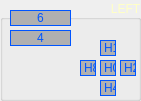
    <widget class="QGroupBox" name="groupBox_2">
     <property name="geometry">
      <rect>
       <x>450</x>
       <y>530</y>
       <width>141</width>
       <height>101</height>
      </rect>
     </property>
     <property name="styleSheet">
      <string notr="true">color: rgb(255, 255, 198);</string>
     </property>
     <property name="title">
      <string>LEFT</string>
     </property>
     <property name="alignment">
      <set>Qt::AlignRight|Qt::AlignTrailing|Qt::AlignVCenter</set>
     </property>
     <widget class="QLabel" name="labelBtn6">
      <property name="geometry">
       <rect>
        <x>10</x>
        <y>10</y>
        <width>61</width>
        <height>16</height>
       </rect>
      </property>
      <property name="styleSheet">
       <string notr="true">background-color: rgb(176, 176, 176);
color: rgb(0, 85, 255);</string>
      </property>
      <property name="frameShape">
       <enum>QFrame::Box</enum>
      </property>
      <property name="text">
       <string>6</string>
      </property>
      <property name="alignment">
       <set>Qt::AlignCenter</set>
      </property>
     </widget>
     <widget class="QLabel" name="labelBtn4">
      <property name="geometry">
       <rect>
        <x>10</x>
        <y>30</y>
        <width>61</width>
        <height>16</height>
       </rect>
      </property>
      <property name="styleSheet">
       <string notr="true">background-color: rgb(176, 176, 176);
color: rgb(0, 85, 255);</string>
      </property>
      <property name="frameShape">
       <enum>QFrame::Box</enum>
      </property>
      <property name="text">
       <string>4</string>
      </property>
      <property name="alignment">
       <set>Qt::AlignCenter</set>
      </property>
     </widget>
     <widget class="QLabel" name="labelBtnH1">
      <property name="geometry">
       <rect>
        <x>100</x>
        <y>40</y>
        <width>16</width>
        <height>16</height>
       </rect>
      </property>
      <property name="styleSheet">
       <string notr="true">background-color: rgb(176, 176, 176);
color: rgb(0, 85, 255);</string>
      </property>
      <property name="frameShape">
       <enum>QFrame::Box</enum>
      </property>
      <property name="text">
       <string>H1</string>
      </property>
     </widget>
     <widget class="QLabel" name="labelBtnH4">
      <property name="geometry">
       <rect>
        <x>100</x>
        <y>80</y>
        <width>16</width>
        <height>16</height>
       </rect>
      </property>
      <property name="styleSheet">
       <string notr="true">background-color: rgb(176, 176, 176);
color: rgb(0, 85, 255);</string>
      </property>
      <property name="frameShape">
       <enum>QFrame::Box</enum>
      </property>
      <property name="text">
       <string>H4</string>
      </property>
     </widget>
     <widget class="QLabel" name="labelBtnH8">
      <property name="geometry">
       <rect>
        <x>80</x>
        <y>60</y>
        <width>16</width>
        <height>16</height>
       </rect>
      </property>
      <property name="styleSheet">
       <string notr="true">background-color: rgb(176, 176, 176);
color: rgb(0, 85, 255);</string>
      </property>
      <property name="frameShape">
       <enum>QFrame::Box</enum>
      </property>
      <property name="text">
       <string>H8</string>
      </property>
     </widget>
     <widget class="QLabel" name="labelBtnH2">
      <property name="geometry">
       <rect>
        <x>120</x>
        <y>60</y>
        <width>16</width>
        <height>16</height>
       </rect>
      </property>
      <property name="styleSheet">
       <string notr="true">background-color: rgb(176, 176, 176);
color: rgb(0, 85, 255);</string>
      </property>
      <property name="frameShape">
       <enum>QFrame::Box</enum>
      </property>
      <property name="text">
       <string>H2</string>
      </property>
     </widget>
     <widget class="QLabel" name="labelBtnH0">
      <property name="geometry">
       <rect>
        <x>100</x>
        <y>60</y>
        <width>16</width>
        <height>16</height>
       </rect>
      </property>
      <property name="styleSheet">
       <string notr="true">background-color: rgb(176, 176, 176);
color: rgb(0, 85, 255);</string>
      </property>
      <property name="frameShape">
       <enum>QFrame::Box</enum>
      </property>
      <property name="text">
       <string>H0</string>
      </property>
     </widget>
    </widget>
